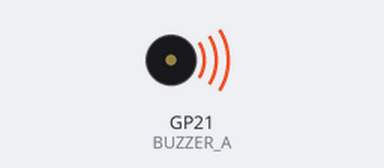
The program below on a simulated Raspberry Pi Pico running MicroPython. Shown: buzzer (waves = sounding). At 0.8 s the program stops and its outputs stay as they are.

Above: at 0.1 s.
At 0.9 s:
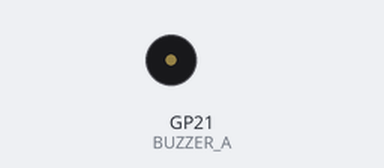
Timing chart, 0 to 2.3 s (numbered marks = the images above):
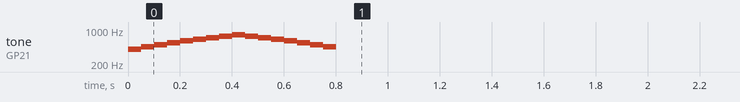

The program:

sad.py
```python
import time
from machine import Pin, PWM

BUZZER_A = Pin(21, Pin.OUT)
buzzer_pwm = PWM(BUZZER_A)
buzzer_pwm.freq(1000)  # Definir uma frequência inicial válida
buzzer_pwm.duty_u16(0)  # Amplitude inicial é 0 para ficar silencioso

def thinking():
    start_freq = 400  # Frequência de partida
    end_freq = 800  # Frequência final
    step = 50  # Quanto aumentar a cada etapa
    duration = 0.05  # Duração de cada tom

    # Ascendendo
    for freq in range(start_freq, end_freq, step):
        buzzer_pwm.freq(freq)
        buzzer_pwm.duty_u16(5000)  # Definir amplitude
        time.sleep(duration)

    # Descendendo
    for freq in range(end_freq, start_freq, -step):
        buzzer_pwm.freq(freq)
        buzzer_pwm.duty_u16(5000)  # Definir amplitude
        time.sleep(duration)

    buzzer_pwm.duty_u16(0)  # Desligar o buzzer no final

thinking()
```

Measured:
- by itself, tone on GP21 (BUZZER_A): plays 400 Hz for 0.05 s, 450 Hz for 0.05 s, 500 Hz for 0.05 s, 550 Hz for 0.05 s, 600 Hz for 0.05 s, 650 Hz for 0.05 s … (16 notes in this stretch)
